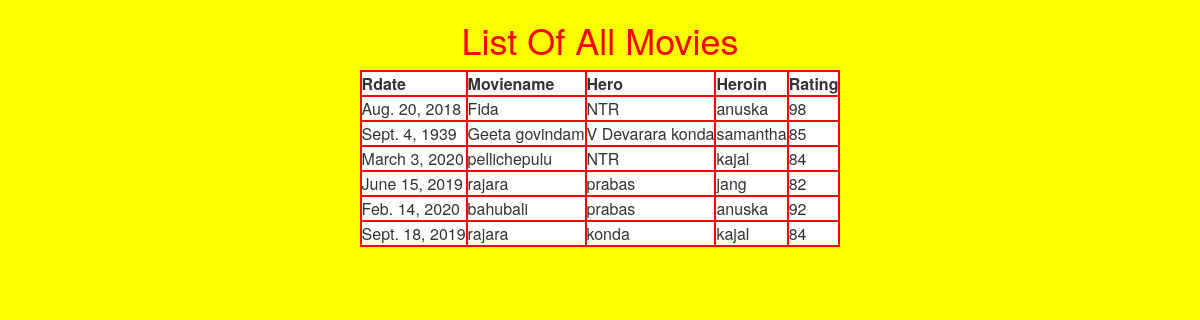
The page /listmove/ on the database its author committed.
### testapp/models.py (models this page shows)
class Movie(models.Model):
    rdate=models.DateField()
    moviename=models.CharField(max_length=80)
    hero=models.CharField(max_length=50)
    heroin=models.CharField(max_length=50)
    rating=models.IntegerField()

### testapp/views.py (the view)
# urls.py: url(r'^listmove/',views.list_view),
def list_view(request):
    movies_list=Movie.objects.all()
    return render(request,'testapp/list.html',{'movies_list':movies_list})

### templates/testapp/list.html (shortened to what this page needs)
<!DOCTYPE html
  {%load staticfiles%}
<html lang="en">
<head>
<link rel="stylesheet" href="https://maxcdn.bootstrapcdn.com/bootstrap/3.3.7/css/bootstrap.min.css"
>
      <link rel="stylesheet" href="{% static 'css/movie.css' %}">
</head>
<body>
<div class="container" align="center">
    <h1>List Of All Movies</h1>
    {%if movies_list%}
    <table>
        <thead>
        <th>Rdate</th>
        <th>Moviename</th>
        <th>Hero</th>
        <th>Heroin</th>
        <th>Rating</th>
        </thead>
        {%for movie in movies_list%}
        <tr>
            <td>{{movie.rdate}}</td>
            <td>{{movie.moviename}}</td>
            <td>{{movie.hero}}</td>
            <td>{{movie.heroin}}</td>
            <td>{{movie.rating}}</td>
        </tr>
        {% endfor %}
    </table>
    {% else %}
    <p>There is no table avilable</p>
    {% endif %}
</div>
</body>
</html>

### static/css/movie.css (style rules this page uses)
body { background: yellow; }
h1 { color: red; }
.container table,th,tr,td { border:2px solid red; background: white; }

### rows shown on the page
Movie: rdate "Aug. 20, 2018", moviename "Fida", hero "NTR", heroin "anuska", rating "98"
Movie: rdate "Sept. 4, 1939", moviename "Geeta govindam", hero "V Devarara konda", heroin "samantha", rating "85"
Movie: rdate "March 3, 2020", moviename "pellichepulu", hero "NTR", heroin "kajal", rating "84"
Movie: rdate "June 15, 2019", moviename "rajara", hero "prabas", heroin "jang", rating "82"
Movie: rdate "Feb. 14, 2020", moviename "bahubali", hero "prabas", heroin "anuska", rating "92"
Movie: rdate "Sept. 18, 2019", moviename "rajara", hero "konda", heroin "kajal", rating "84"
